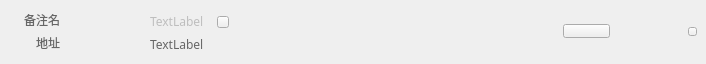
<?xml version="1.0" encoding="UTF-8"?>
<ui version="4.0">
 <class>SingleContactWidget</class>
 <widget class="QWidget" name="SingleContactWidget">
  <property name="geometry">
   <rect>
    <x>0</x>
    <y>0</y>
    <width>706</width>
    <height>64</height>
   </rect>
  </property>
  <property name="font">
   <font>
    <family>微软雅黑</family>
   </font>
  </property>
  <property name="windowTitle">
   <string>Form</string>
  </property>
  <property name="styleSheet">
   <string notr="true"/>
  </property>
  <widget class="QLabel" name="addressLabel2">
   <property name="geometry">
    <rect>
     <x>0</x>
     <y>37</y>
     <width>60</width>
     <height>12</height>
    </rect>
   </property>
   <property name="font">
    <font>
     <family>微软雅黑</family>
    </font>
   </property>
   <property name="styleSheet">
    <string notr="true">color: rgb(102, 102, 102);</string>
   </property>
   <property name="text">
    <string>地址</string>
   </property>
   <property name="alignment">
    <set>Qt::AlignRight|Qt::AlignTrailing|Qt::AlignVCenter</set>
   </property>
  </widget>
  <widget class="QLabel" name="remarkLabel2">
   <property name="geometry">
    <rect>
     <x>0</x>
     <y>14</y>
     <width>60</width>
     <height>12</height>
    </rect>
   </property>
   <property name="font">
    <font>
     <family>微软雅黑</family>
    </font>
   </property>
   <property name="styleSheet">
    <string notr="true">color: rgb(102, 102, 102);</string>
   </property>
   <property name="text">
    <string>备注名</string>
   </property>
   <property name="alignment">
    <set>Qt::AlignRight|Qt::AlignTrailing|Qt::AlignVCenter</set>
   </property>
  </widget>
  <widget class="QToolButton" name="deleteBtn">
   <property name="geometry">
    <rect>
     <x>688</x>
     <y>27</y>
     <width>9</width>
     <height>9</height>
    </rect>
   </property>
   <property name="cursor">
    <cursorShape>PointingHandCursor</cursorShape>
   </property>
   <property name="focusPolicy">
    <enum>Qt::NoFocus</enum>
   </property>
   <property name="text">
    <string/>
   </property>
  </widget>
  <widget class="QLabel" name="addressLabel">
   <property name="geometry">
    <rect>
     <x>150</x>
     <y>36</y>
     <width>71</width>
     <height>16</height>
    </rect>
   </property>
   <property name="styleSheet">
    <string notr="true">color: rgb(102, 102, 102);</string>
   </property>
   <property name="text">
    <string>TextLabel</string>
   </property>
   <property name="textInteractionFlags">
    <set>Qt::NoTextInteraction</set>
   </property>
  </widget>
  <widget class="QLabel" name="remarkLabel">
   <property name="geometry">
    <rect>
     <x>150</x>
     <y>13</y>
     <width>61</width>
     <height>16</height>
    </rect>
   </property>
   <property name="font">
    <font>
     <family>微软雅黑</family>
    </font>
   </property>
   <property name="styleSheet">
    <string notr="true">color: rgb(190,190,190);</string>
   </property>
   <property name="text">
    <string>TextLabel</string>
   </property>
   <property name="textInteractionFlags">
    <set>Qt::NoTextInteraction</set>
   </property>
  </widget>
  <widget class="QToolButton" name="transferBtn">
   <property name="geometry">
    <rect>
     <x>563</x>
     <y>24</y>
     <width>47</width>
     <height>14</height>
    </rect>
   </property>
   <property name="cursor">
    <cursorShape>PointingHandCursor</cursorShape>
   </property>
   <property name="focusPolicy">
    <enum>Qt::NoFocus</enum>
   </property>
   <property name="text">
    <string/>
   </property>
  </widget>
  <widget class="QToolButton" name="editBtn">
   <property name="geometry">
    <rect>
     <x>217</x>
     <y>16</y>
     <width>12</width>
     <height>12</height>
    </rect>
   </property>
   <property name="cursor">
    <cursorShape>PointingHandCursor</cursorShape>
   </property>
   <property name="focusPolicy">
    <enum>Qt::NoFocus</enum>
   </property>
   <property name="text">
    <string/>
   </property>
  </widget>
 </widget>
 <resources/>
 <connections/>
</ui>
